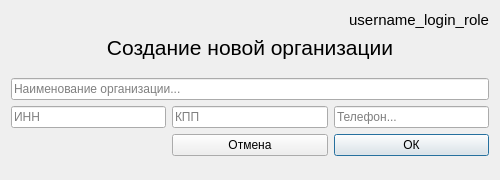
<?xml version="1.0" encoding="UTF-8"?>
<ui version="4.0">
 <class>Create_organization</class>
 <widget class="QDialog" name="Create_organization">
  <property name="windowModality">
   <enum>Qt::NonModal</enum>
  </property>
  <property name="geometry">
   <rect>
    <x>0</x>
    <y>0</y>
    <width>500</width>
    <height>180</height>
   </rect>
  </property>
  <property name="minimumSize">
   <size>
    <width>500</width>
    <height>180</height>
   </size>
  </property>
  <property name="maximumSize">
   <size>
    <width>500</width>
    <height>180</height>
   </size>
  </property>
  <property name="windowTitle">
   <string>Event</string>
  </property>
  <layout class="QGridLayout" name="gridLayout">
   <item row="2" column="1">
    <spacer name="verticalSpacer">
     <property name="orientation">
      <enum>Qt::Vertical</enum>
     </property>
     <property name="sizeHint" stdset="0">
      <size>
       <width>20</width>
       <height>40</height>
      </size>
     </property>
    </spacer>
   </item>
   <item row="0" column="1" colspan="2">
    <widget class="QLabel" name="label_username_login_role">
     <property name="font">
      <font>
       <pointsize>11</pointsize>
      </font>
     </property>
     <property name="text">
      <string>username_login_role</string>
     </property>
     <property name="alignment">
      <set>Qt::AlignRight|Qt::AlignTrailing|Qt::AlignVCenter</set>
     </property>
    </widget>
   </item>
   <item row="1" column="0" colspan="3">
    <widget class="QLabel" name="label_create_organization">
     <property name="font">
      <font>
       <pointsize>16</pointsize>
      </font>
     </property>
     <property name="text">
      <string>Создание новой организации</string>
     </property>
     <property name="alignment">
      <set>Qt::AlignCenter</set>
     </property>
    </widget>
   </item>
   <item row="4" column="0">
    <widget class="QLineEdit" name="lineEdit_organization_inn">
     <property name="placeholderText">
      <string>ИНН</string>
     </property>
    </widget>
   </item>
   <item row="3" column="0" colspan="3">
    <widget class="QLineEdit" name="lineEdit_organization_name">
     <property name="text">
      <string/>
     </property>
     <property name="placeholderText">
      <string>Наименование организации...</string>
     </property>
    </widget>
   </item>
   <item row="4" column="2">
    <widget class="QLineEdit" name="lineEdit_phone_number">
     <property name="placeholderText">
      <string>Телефон...</string>
     </property>
    </widget>
   </item>
   <item row="4" column="1">
    <widget class="QLineEdit" name="lineEdit_organization_kpp">
     <property name="placeholderText">
      <string>КПП</string>
     </property>
    </widget>
   </item>
   <item row="6" column="2">
    <spacer name="verticalSpacer_2">
     <property name="orientation">
      <enum>Qt::Vertical</enum>
     </property>
     <property name="sizeHint" stdset="0">
      <size>
       <width>20</width>
       <height>40</height>
      </size>
     </property>
    </spacer>
   </item>
   <item row="5" column="2">
    <widget class="QPushButton" name="pushButton_OK">
     <property name="text">
      <string>ОК</string>
     </property>
    </widget>
   </item>
   <item row="5" column="1">
    <widget class="QPushButton" name="pushButton_Cancel">
     <property name="text">
      <string>Отмена</string>
     </property>
    </widget>
   </item>
  </layout>
 </widget>
 <tabstops>
  <tabstop>lineEdit_organization_name</tabstop>
  <tabstop>lineEdit_organization_inn</tabstop>
  <tabstop>lineEdit_organization_kpp</tabstop>
  <tabstop>lineEdit_phone_number</tabstop>
 </tabstops>
 <resources/>
 <connections/>
</ui>
